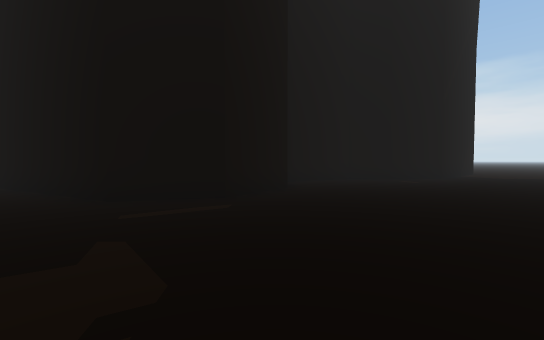
[1] (above)

20 first-person views from a walk through a 3-D level made in the Unity game engine. The camera is 1.5 m above the floor, tilts 2° down and sees 90° across. The floor is counted in squares, 2 m on a side. Each view is taken from the middle of a square. On the plan, view 1 faces up. The plan holds only what a view shows up to about 10 squares ahead; the rest is blank. The place goes on beyond the plan. The player character is not drawn. Some animated figures are left out.

[2]
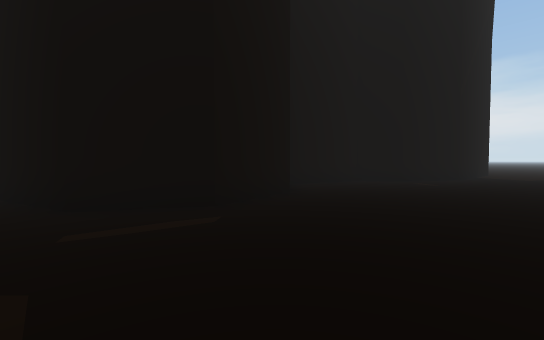

[3]
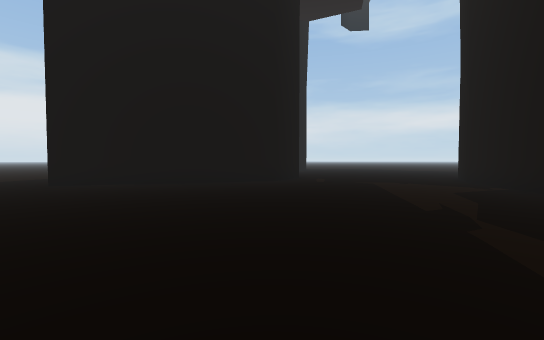

[4]
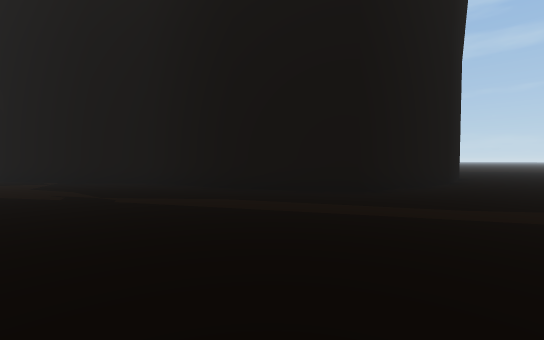

[5]
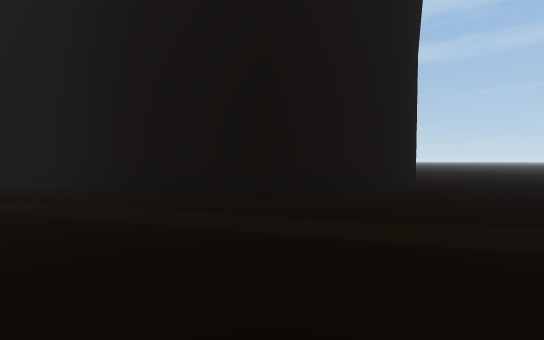

[6]
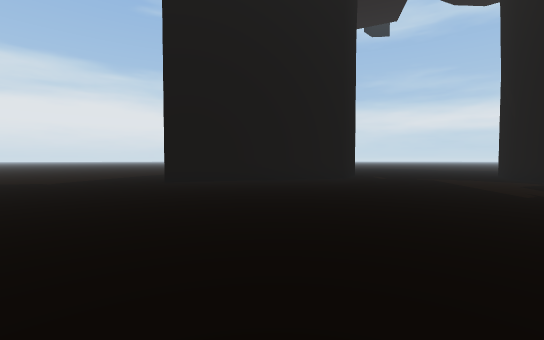

[7]
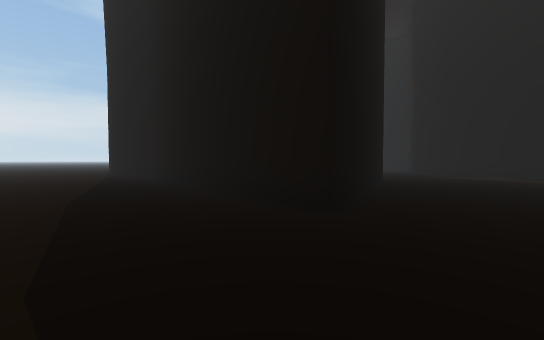

[8]
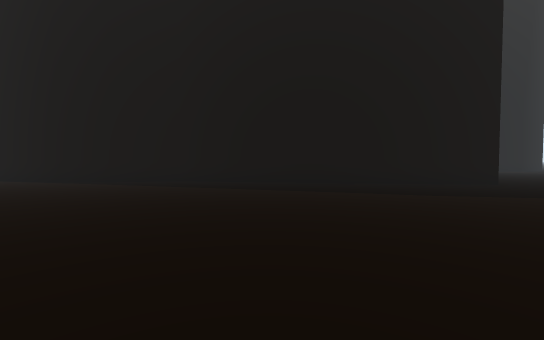

[9]
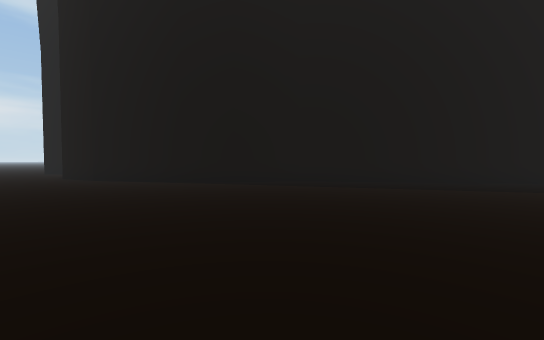

[10]
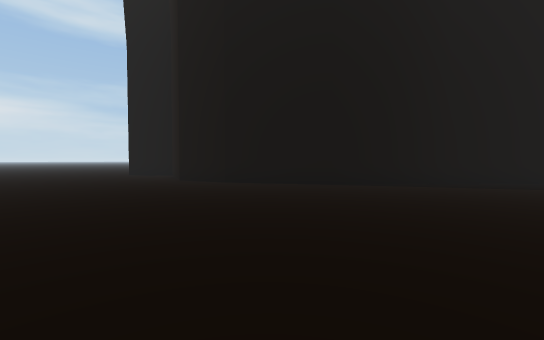

[11]
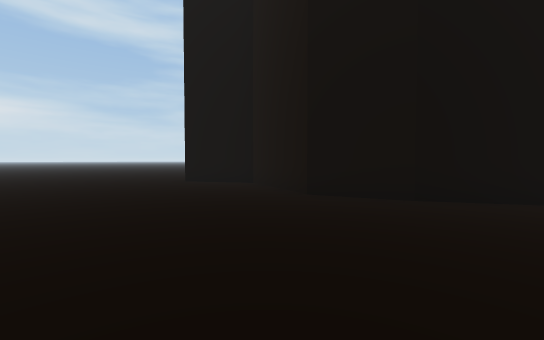

[12]
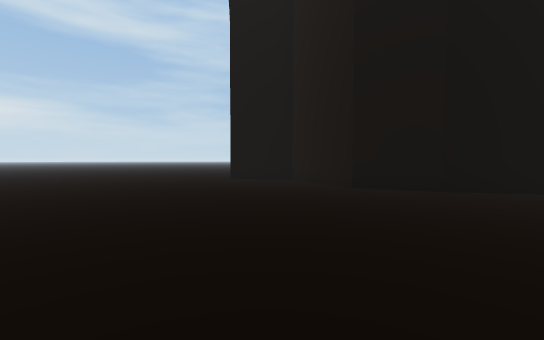

[13]
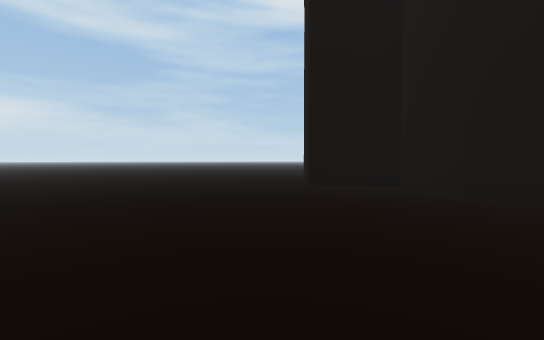

[14]
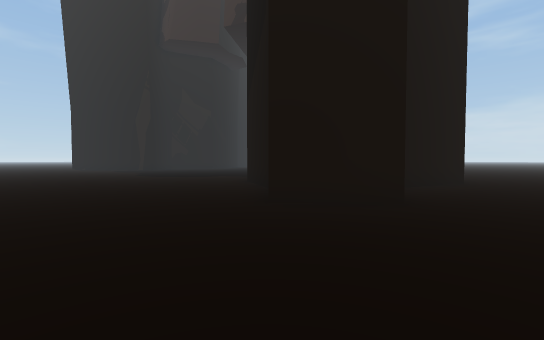

[15]
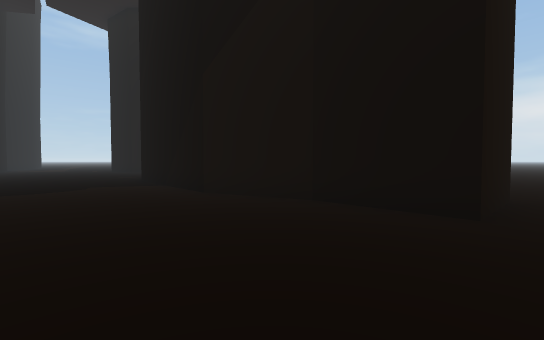

[16]
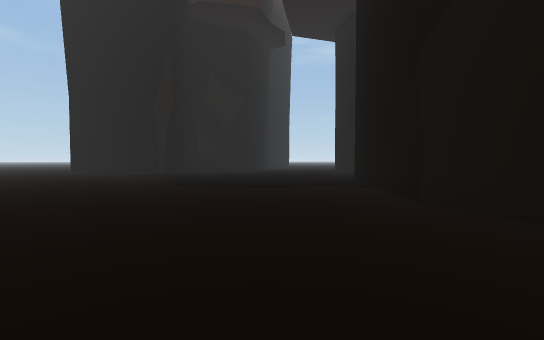

[17]
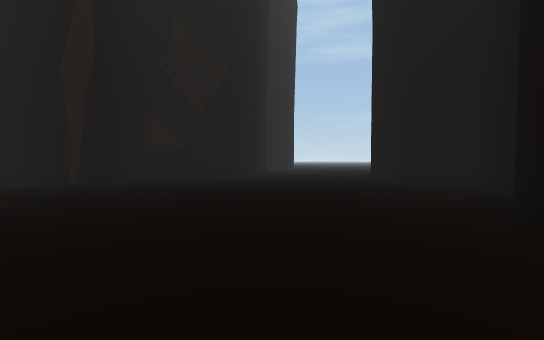

[18]
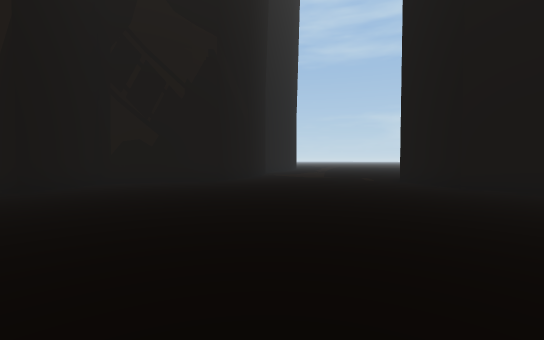

[19]
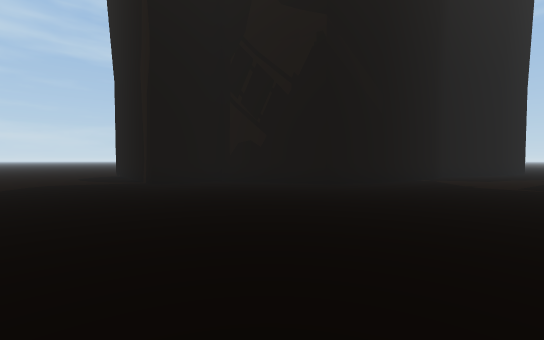

[20]
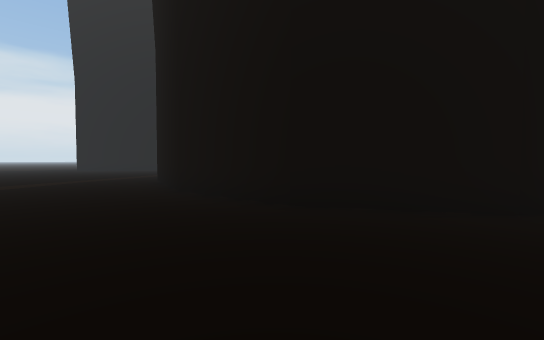

### Floor plan
Points are (right, up) in squares from view 1. A wall is a line through its corners. A room is listed if a view was taken in it or the views show most of it. See-through windows are left out.
Room 1 (views 1, 2, 3, 4, 5, 6, 7, 8, 9, 10, 11, 12, 13, 14, 15, 16, 18, 19, 20)
walls: (1.7, 17.6) (4.7, 19.6); (6.3, 11) (4.6, 10.6) (3.1, 10.9) (0.4, 9.6) (0.4, 7.4) (-0.9, 5.4) (-3, 4.9) (-9, 8.2) (-0.8, 14.4) (0.5, 16.3) (1.8, 17.7); (4.6, 19.6) (6.6, 20.2) (10.2, 18.9) (12.1, 20.3) (13.7, 18.6) (11.8, 16.7); (7.9, 11.9) (7, 11.1); (-1.7, -2.2) (1.3, -0.2) (3.2, 0.5) (6.8, -0.8) (8.7, 0.6) (11, -2.4); (11.9, 16.8) (10.7, 14.4); (-6.3, -4.4) (-2.8, -3.5) (-1.6, -2.1); (-7.6, -16) (-8, -15.8) (-9.6, -13) (-9.9, -9.7) (-8.9, -6) (-6.2, -4.3)
ways out: opening at (9, 10.3) to room 2; opening at (13.5, 14.8) to room 2; opening at (8, 7); opening at (12.3, -2); gap at (12, 8)
Room 2 (view 17)
walls: (10.7, 14.4) (7.9, 11.9)
ways out: opening at (9, 10.3) to room 1; opening at (13.5, 14.8) to room 1

Positions as (right, up) in squares from view 1, and headings:
1: (0, 0), facing up
2: (0, 1), facing up
3: (-10, -2), facing up-right
4: (-12, 0), facing down-right
5: (-13, -2), facing down-right
6: (-13, -1), facing up-right
7: (-13, 9), facing right
8: (-10, 19), facing down-right
9: (-7, 22), facing down-right
10: (-3, 25), facing down-right
11: (3, 25), facing down-right
12: (3, 27), facing down-right
13: (7, 27), facing down-right
14: (17, 22), facing down-left
15: (17, 16), facing left
16: (16, 16), facing down-left
17: (11, 11), facing down-left
18: (9, 9), facing down-left
19: (5, 9), facing down
20: (-13, -16), facing up-right
